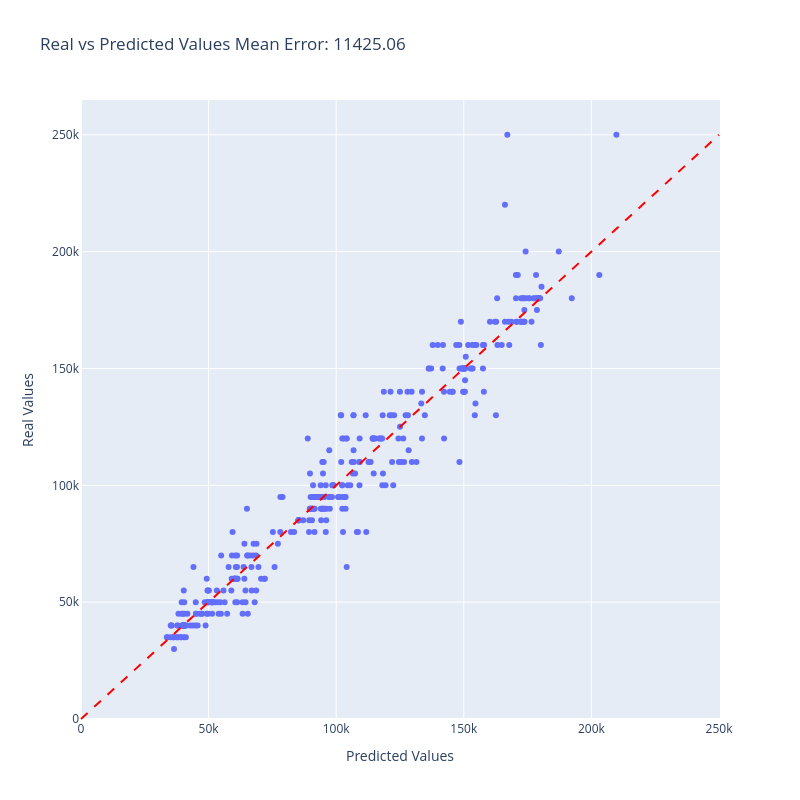

Here is the notebook cell this chart was saved with:
### Code cell
plot_error_vs_predicted(oof_preds_rf, y, ids)

### Figure 1 — Plotly figure (JSON) as saved in the notebook; plotly's stock layout.template omitted (floating-point values rounded to 4 significant figures; data arrays with more than 128 entries replaced by an {"elided": "..."} marker saying what was removed)
{"data": [{"customdata": {"elided": "372x1 int values"}, "hovertemplate": "Predicted Values=%{x}<br>Real Values=%{y}<br>id=%{customdata[0]}<extra></extra>", "legendgroup": "", "marker": {"color": "#636efa", "symbol": "circle"}, "mode": "markers", "name": "", "orientation": "v", "showlegend": false, "type": "scatter", "x": {"elided": "372 float values"}, "xaxis": "x", "y": {"elided": "372 float values"}, "yaxis": "y"}], "layout": {"height": 800, "legend": {"title": {"text": ""}, "tracegroupgap": 0}, "shapes": [{"line": {"color": "Red", "dash": "dash", "width": 2}, "type": "line", "x0": 0, "x1": 250000, "y0": 0, "y1": 250000}], "showlegend": false, "title": {"text": "Real vs Predicted Values\nMean Error: 11425.06"}, "width": 800, "xaxis": {"anchor": "y", "domain": [0, 1], "title": {"text": "Predicted Values"}}, "yaxis": {"anchor": "x", "domain": [0, 1], "title": {"text": "Real Values"}}}}
